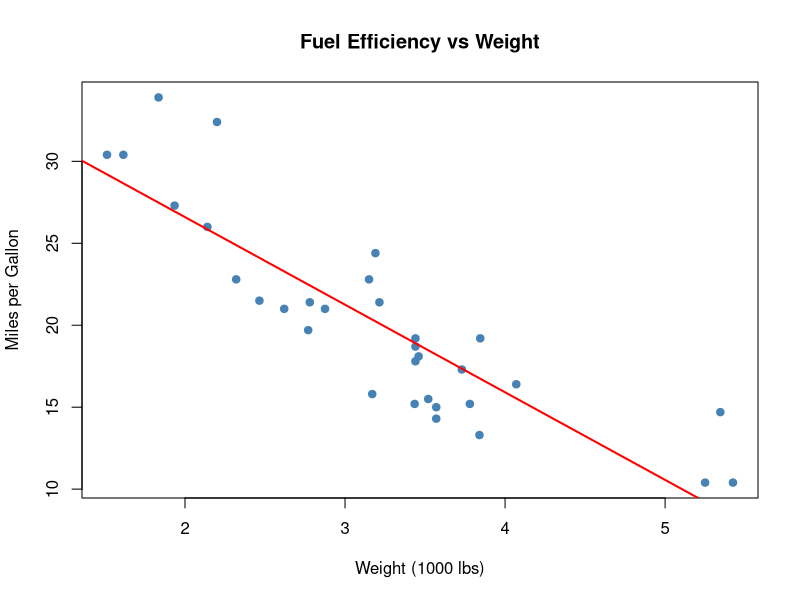
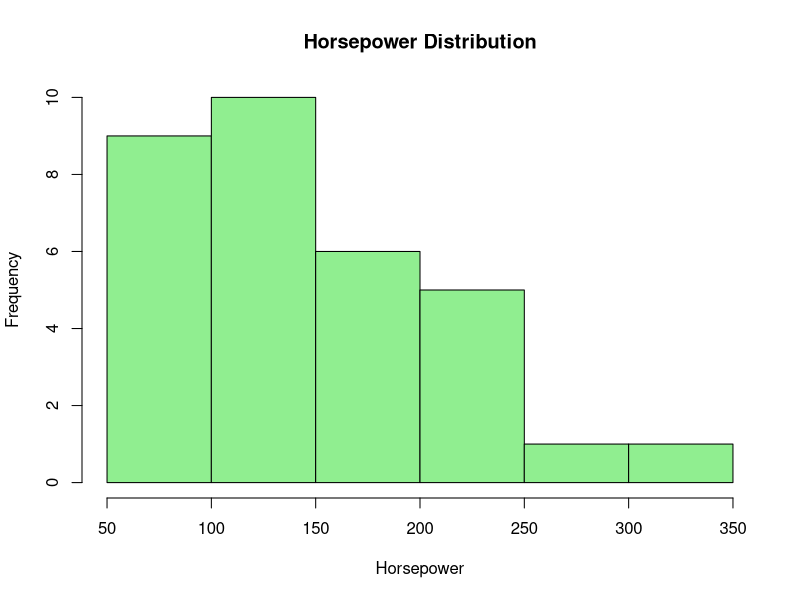
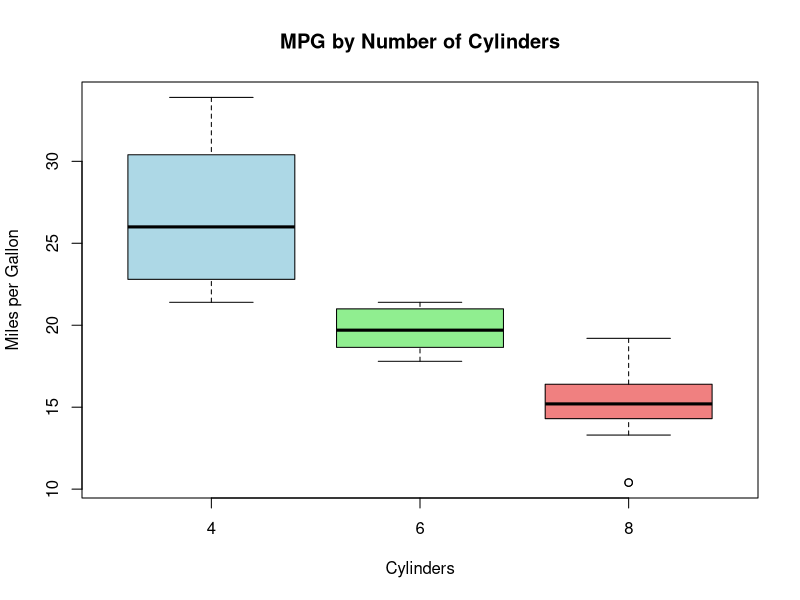

Generate these figures, in order, with R:
#!/usr/bin/env Rscript

# Basic Data Analysis Workflow
#
# This script demonstrates a complete analysis workflow:
# - Loading data
# - Calculating summary statistics
# - Creating visualizations
# - Interpreting results
#
# Prerequisites: btw_mcp_session() active in RStudio
#
# Try asking Claude:
# "Read and execute examples/basic_analysis.R step by step"

# ============================================================================
# 1. LOAD DATA
# ============================================================================

cat("Loading mtcars dataset...\n")
data <- mtcars
cat("Loaded", nrow(data), "rows and", ncol(data), "columns\n\n")

# ============================================================================
# 2. SUMMARY STATISTICS
# ============================================================================

cat("Summary Statistics:\n")
cat("==================\n\n")

# Overall summary
summary(data)

# Specific statistics
cat("\nKey Statistics:\n")
cat("  Average MPG:", mean(data$mpg), "\n")
cat("  Average Weight:", mean(data$wt), "tons\n")
cat("  Average HP:", mean(data$hp), "\n")
cat("  Correlation (MPG vs Weight):", cor(data$mpg, data$wt), "\n\n")

# ============================================================================
# 3. DATA EXPLORATION
# ============================================================================

cat("Data Exploration:\n")
cat("=================\n\n")

# Fuel efficiency by cylinder count
cat("Average MPG by Cylinder Count:\n")
aggregate(mpg ~ cyl, data = data, FUN = mean)

# Performance by transmission type
cat("\nAverage HP by Transmission (0=auto, 1=manual):\n")
aggregate(hp ~ am, data = data, FUN = mean)

# ============================================================================
# 4. VISUALIZATION
# ============================================================================

cat("\nCreating visualizations...\n")

# Plot 1: MPG vs Weight
plot(data$wt, data$mpg,
     main = "Fuel Efficiency vs Weight",
     xlab = "Weight (1000 lbs)",
     ylab = "Miles per Gallon",
     pch = 19,
     col = "steelblue")

# Add regression line
abline(lm(mpg ~ wt, data = data), col = "red", lwd = 2)

# Plot 2: HP distribution
hist(data$hp,
     main = "Horsepower Distribution",
     xlab = "Horsepower",
     col = "lightgreen",
     breaks = 10)

# Plot 3: Boxplot of MPG by Cylinder
boxplot(mpg ~ cyl, data = data,
        main = "MPG by Number of Cylinders",
        xlab = "Cylinders",
        ylab = "Miles per Gallon",
        col = c("lightblue", "lightgreen", "lightcoral"))

# ============================================================================
# 5. SIMPLE LINEAR MODEL
# ============================================================================

cat("\nFitting linear model: mpg ~ wt + hp\n")
model <- lm(mpg ~ wt + hp, data = data)

cat("\nModel Summary:\n")
summary(model)

cat("\nModel R-squared:", summary(model)$r.squared, "\n")

# ============================================================================
# 6. INTERPRETATION
# ============================================================================

cat("\n\nKEY FINDINGS:\n")
cat("=============\n")
cat("1. Heavier cars have lower fuel efficiency (strong negative correlation)\n")
cat("2. Both weight and horsepower significantly predict MPG\n")
cat("3. The model explains", round(summary(model)$r.squared * 100, 1), "% of variance\n")
cat("4. 4-cylinder cars average", round(mean(data$mpg[data$cyl == 4]), 1), "MPG\n")
cat("5. 8-cylinder cars average", round(mean(data$mpg[data$cyl == 8]), 1), "MPG\n")

cat("\n✓ Analysis complete!\n")
cat("\nNext steps:\n")
cat("  - Modify this script for your own data\n")
cat("  - Ask Claude to add more visualizations\n")
cat("  - Try different models (polynomial, interactions)\n")
cat("  - Save plots with btw_tool_save_plot\n")
